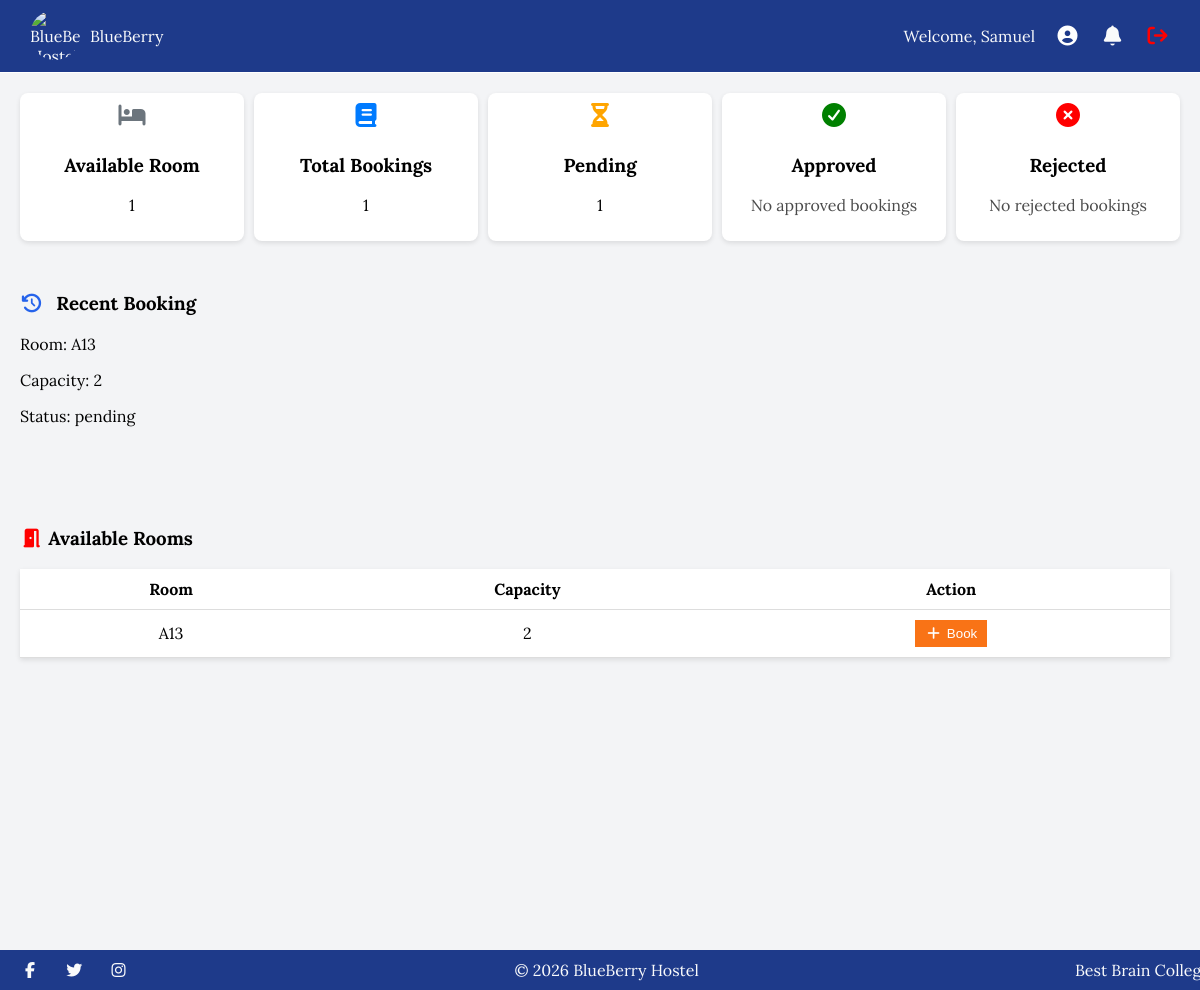
Page /dashboard/ (signed in) on the earlier database version.
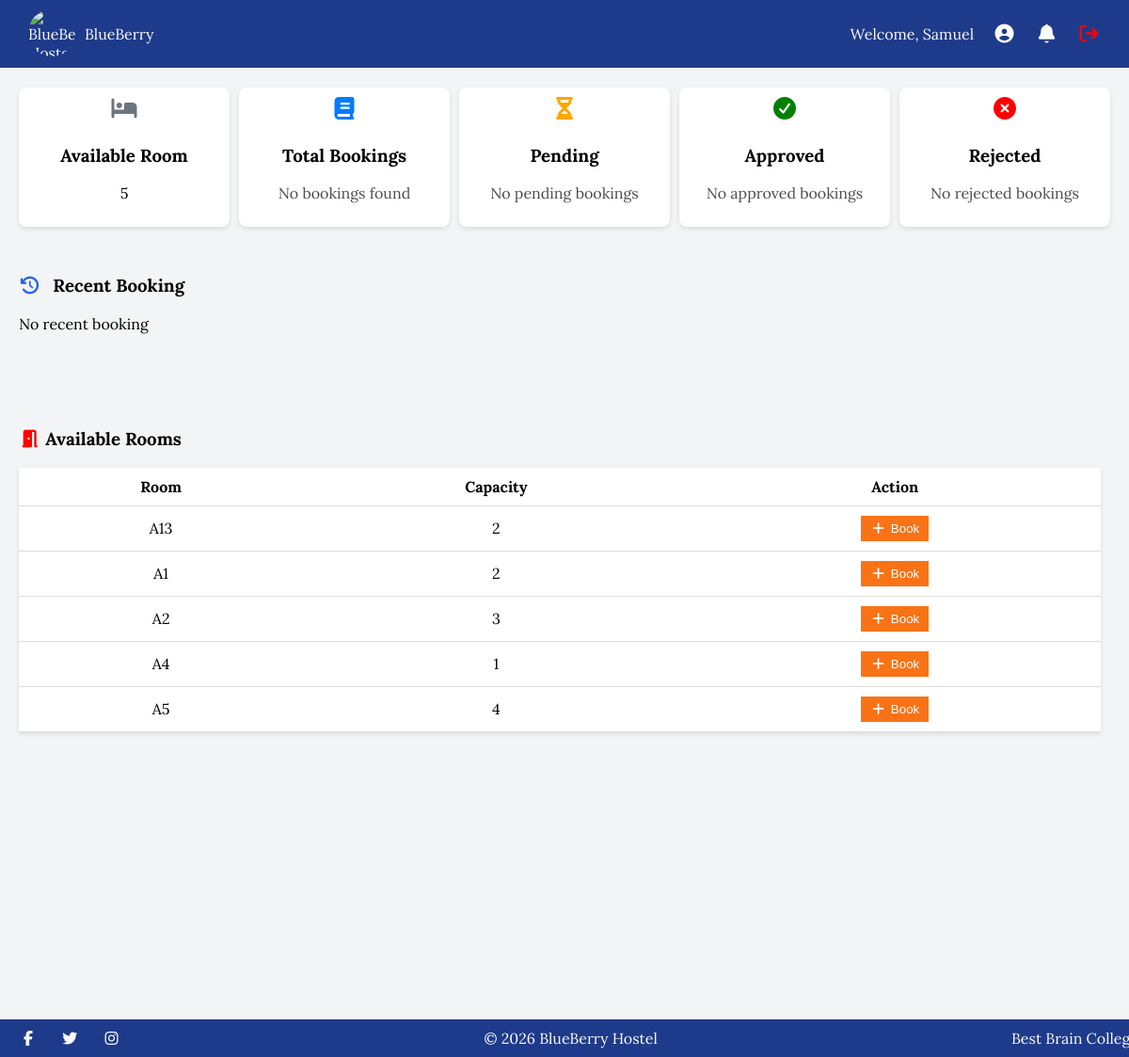
Same page on the later database version.
### core/models.py (models this page shows, shortened)
class CustomUser(AbstractUser):
    ROLE_CHOICES = (
        ('user', 'User'),
        ('admin', 'Admin')
    )
    role = models.CharField(max_length=20, choices=ROLE_CHOICES, default='user')

class Booking(models.Model):
   user = models.ForeignKey(CustomUser, on_delete=models.CASCADE, related_name='booking')
   room = models.ForeignKey(Room, on_delete=models.CASCADE, related_name='booking')
   date_booked = models.DateTimeField(auto_now_add=True)
   status = models.CharField(max_length=10,choices=[('pending','Pending'),('approved','Approved'),('rejected','Rejected')], default='pending')
   class Meta:
      unique_together = ("user", "room", "date_booked", "status")

class Room(models.Model):
   room_number = models.CharField(max_length=20)
   capacity = models.IntegerField()
   gender = models.CharField(max_length=20, choices=[('male','Male'),('female', 'Female')], default='male')

### core/views.py (the view)
# urls.py: path('dashboard/', views.dashboard_view, name='dashboard'),
@login_required
def dashboard_view(request):
    user = request.user
    bookings = Booking.objects.filter(user=user).order_by('-date_booked')
    recent_booking = bookings.first()
    booked_rooms = Booking.objects.filter(
        user=user,
        status='pending'
    ).values_list('room_id', flat=True)
    user_gender = request.user.profile.gender
    rooms = Room.objects.filter(gender=user_gender)
    total_bookings = bookings.count()
    pending = bookings.filter(status='pending').count()
    approved = bookings.filter(status='approved').count()
    rejected = bookings.filter(status='rejected').count()
    available_rooms = rooms.count()
    context = {
        'bookings': bookings,
        'recent_booking': recent_booking,
        'rooms': rooms,
        'total_bookings': total_bookings,
        'pending': pending,
        'approved': approved,
        'rejected': rejected,
        'available_rooms': available_rooms,
        'datetime': now.year
    }
    return render(request, 'core/dashboard.html', context)

### core/templates/core/dashboard.html (shortened to what this page needs)
{% load static %}
<!doctype html>
<html lang="en">
  <head>
    <link rel="stylesheet" href="{% static 'core/dashboard.css' %}" />
    <link
      rel="stylesheet"
      href="https://cdnjs.cloudflare.com/ajax/libs/font-awesome/7.0.1/css/all.min.css"
    />
  </head>
  <body>
    <header>
      <div class="hero">
        <img
          src="{% static 'core/img/blueberry_logo.jpg' %}"
          alt="BlueBerry Hostel Logo"
          class="logo"
        />
        <p>BlueBerry</p>
      </div>
      <div class="navbar">
        <span> Welcome, {{ request.user.first_name }}</span>
       <a href="{% url 'profile' %}" style="color: white;"> <i class="fa-solid fa-circle-user"></i></a>
        <i class="fa-solid fa-bell"></i>
        <div class="logout">
          <a href="{% url 'logout' %}"> <i class="fa-solid fa-sign-out"></i></a>
        </div>
      </div>
    </header>
    <section class="card-container reveal">
      <div class="cards">
        <div class="card">
          <i class="fa-solid fa-bed"></i>
          <h3>Available Room</h3>
          {% if available_rooms %}
          <p>{{ available_rooms }}</p>
          {% else %}
          <p style="opacity: 0.7;">No available rooms</p>
          {% endif %}
        </div>
        <div class="card">
          <i class="fa-solid fa-book"></i>
          <h3>Total Bookings</h3>
          {% if total_bookings %}
          <p>{{ total_bookings }}</p>
          {% else %}
          <p style="opacity: 0.7;">No bookings found</p>
          {% endif %}
        </div>
        <div class="card">
          <i class="fa-solid fa-hourglass-half"></i>
          <h3>Pending</h3>
          {% if pending %}
          <p>{{ pending }}</p>
          {% else %}
          <p style="opacity: 0.7;">No pending bookings</p>
          {% endif %}
        </div>
        <div class="card">
          <i class="fa-solid fa-circle-check"></i>
          <h3>Approved</h3>
          {% if approved %}
          <p>{{ approved }}</p>
          {% else %}
          <p style="opacity: 0.7;">No approved bookings</p>
          {% endif %}
        </div>
        <div class="card">
          <i class="fa-solid fa-circle-xmark"></i>
          <h3>Rejected</h3>
          {% if rejected %}
          <p>{{ rejected }}</p>
          {% else %}
          <p style="opacity: 0.7;">No rejected bookings</p>
          {% endif %}
        </div>
      </div>
    </section>
      <div class="recent-section reveal">
        <h3><i class="fa-solid fa-clock-rotate-left"></i> Recent Booking</h3>
        {% if recent_booking %}
        <p>Room: {{ recent_booking.room.room_number }}</p>
        <p>Capacity: {{ recent_booking.room.capacity }}</p>
        <p>Status: {{ recent_booking.status }}</p>
        {% else %}
        <p>No recent booking</p>
        {% endif %}
      </div>
      <div class="available-section reveal">
        <h3><i class="fa-solid fa-door-open" style="color: #ff0000;"></i> Available Rooms</h3>
        <table>
          <tr>
            <th>Room</th>
            <th>Capacity</th>
            <th>Action</th>
          </tr>
          {% for room in rooms %}
          <tr>
            <td>{{ room.room_number }}</td>
            <td>{{ room.capacity }}</td>
            <td>
              <form method="POST" action="{% url 'booking' %} " onsubmit="handleSubmit(this)">
                <button class="btn"> <i class="fa-solid fa-plus"></i>Book</button>
              </form>
            </td>
          </tr>
          {% empty %}
          <tr>
            <td colspan="3" style="text-align: center; padding: 20px;">No available room</td>
          </tr>
          {% endfor %}
        </table>
      </div>
      <footer>
        <div class="footer-container">
      <div class="social-media-links">
        <a href="#"><i class="fab fa-facebook-f"></i></a>
        <a href="#"><i class="fab fa-twitter"></i></a>
        <a href="#"><i class="fab fa-instagram"></i></a>
      </div>
      &copy; {{ datetime }} BlueBerry Hostel
      <div class="sponsor">Best Brain College</div>
    </div>
    </footer>
  </body>
</html>

### core/static/core/dashboard.css (style rules this page uses)
body { font-family: "Lora", sans-serif; background: var(--background-color); margin: 0; }
:root { --primary-color: #1e3a8a; --secondary-color: #2563eb; --background-color: #f3f4f6; --text-color: #111827; --header-text-color: #f9fafb; --pending-status: orange; --approved-status: green; --rejected-status: red; }
header { display: flex; justify-content: space-between; padding: 10px; align-items: center; background-color: var(--primary-color); color: var(--header-text-color); border-bottom: 1px solid white; }
header .hero { display: flex; gap: 10px; margin-left: 20px; }
.hero p { align-self: center; }
.hero img { width: 50px; height: 50px; border-radius: 100%; }
.navbar { gap: 10px; display: flex; justify-content: center; }
.navbar .logout a { color: red; text-decoration: none; margin-right: 20px; }
.navbar .logout i { color: red; }
.card-container { padding: 20px; }
.cards { display: grid; grid-template-columns: repeat(5, 1fr); gap: 10px; }
.card { background: white; padding: 10px; flex: 1; border-radius: 8px; text-align: center; box-shadow: 0 2px 5px rgba(0, 0, 0, 0.1); }
.recent-section, .available-section, .booking-section { margin-top: 30px; margin-left: 20px; margin-bottom: 100px; margin-right: 30px; }
table { width: 100%; background: white; border-collapse: collapse; box-shadow: 0 2px 5px rgba(0, 0, 0, 0.1); }
th, td { padding: 10px; border-bottom: 1px solid #ddd; margin-bottom: 30px; text-align: center; }
.btn { background: #f97316; color: white; padding: 6px 10px; border: none; cursor: pointer; }
footer { background: var(--primary-color); color: var(--header-text-color); text-align: center; padding: 10px; margin-top: 20px; position: fixed; bottom: 0%; width: 100%; }
.footer-container { display: flex; justify-content: space-between; align-items: center; flex-wrap: wrap; }
footer .social-media-links a { color: var(--header-text-color); margin: 0 10px; text-decoration: none; transition: color 0.3s ease; }
.navbar i { margin-left: 10px; cursor: pointer; font-size: 20px; }
.card i { font-size: 24px; margin-bottom: 7px; color: #2563eb; }
.card .fa-circle-xmark { color: red; }
.card .fa-circle-check { color: green; }
.card .fa-hourglass-half { color: orange; }
.card .fa-book { color: #007bff; }
.card .fa-bed { color: #6c757d; }
.btn i { margin-right: 5px; }
.recent-section i { margin-right: 8px; color: #2563eb; }
.reveal { opacity: 0; transform: translateY(40px); transition: all 0.6s ease; }
.reveal.active { opacity: 1; transform: translateY(0); }

Differences in the rows shown:
removed Booking: room.room_number "A13", room.capacity "2", status "pending"
added Room: room_number "A1", capacity "2"
added Room: room_number "A2", capacity "3"
added Room: room_number "A4", capacity "1"
added Room: room_number "A5", capacity "4"
Other differences:
{{ available_rooms }}: "1" → "5"
{{ total_bookings }}: "1" → (not shown)
{{ pending }}: "1" → (not shown)
text no longer shown: "Room: Capacity: Status:"
text now shown: "No bookings found No pending bookings No recent booking"
